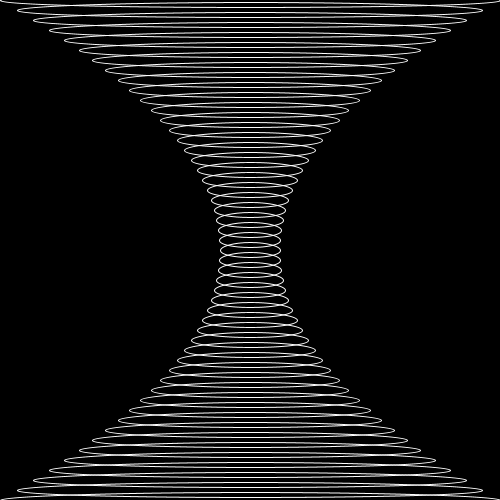
Frame 1 (no input)
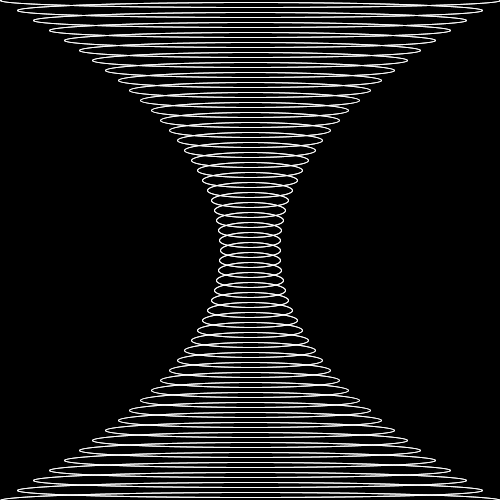
Frame 2 (the mouse pressed at the canvas centre, redrawn once)

The Processing sketch that drew these frames (run headless with seeded random() and noise(); the mouse was pressed at the canvas centre and the sketch redrawn once):

// Processing sketch: sketch13
// ── sketch13.pde
final int INTV_H = 10;


void setup() {
  size(500, 500);
  background(0);
  
  noLoop();
}

void draw() {
  translate(width/2, 0);
  
  stroke(255);
  //fill(0);
  noFill();
  
  float _min=30;
  float d;
  for (int i=0; i<height+1; i+=INTV_H) {
    d = abs(height/2 - i);
    d = pow(d,2);
    d = map(d, 0, pow(height/2,2), _min, height/2);  
    //line(-d, i, d, i);
    
    ellipse(0, i, 2*d, 15);
  }
}




void keyPressed() {
  if (key==' ') {
    String filename = "" 
      + nf(year(), 4, 0) 
      + nf(month(), 2, 0) 
      + nf(day(), 2, 0) 
      + nf(hour(), 2, 0) 
      + nf(minute(), 2, 0)
      + nf(second(), 2, 0);
    save("img/" + filename + ".png");
    //save("hoge.png");
    println("saved");
  }
}
